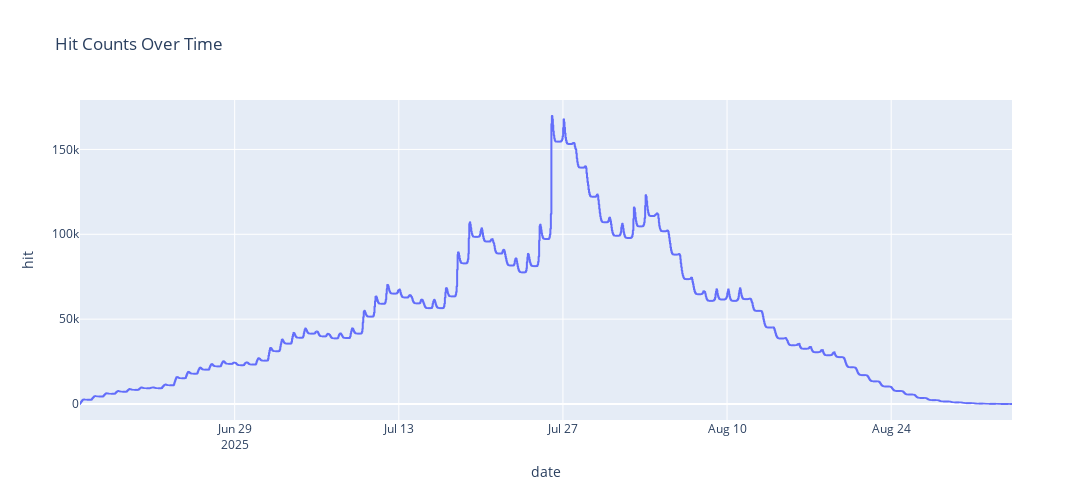

The notebook cell saved with this chart:
### Code cell
fig = px.line(df_res_1, x="date", y="hit", title="Hit Counts Over Time")
fig.update_layout(width=1500, height=500)
fig.show()

### Figure 1 — Plotly figure (JSON) as saved in the notebook; plotly's stock layout.template omitted (floating-point values rounded to 4 significant figures; data arrays with more than 128 entries replaced by an {"elided": "..."} marker saying what was removed)
{"data": [{"hovertemplate": "date=%{x}<br>hit=%{y}<extra></extra>", "legendgroup": "", "line": {"color": "#636efa", "dash": "solid"}, "marker": {"symbol": "circle"}, "mode": "lines", "name": "", "showlegend": false, "type": "scattergl", "x": {"elided": "3818 str values"}, "xaxis": "x", "y": {"elided": "3818 int values"}, "yaxis": "y"}], "layout": {"height": 500, "legend": {"tracegroupgap": 0}, "title": {"text": "Hit Counts Over Time"}, "width": 1500, "xaxis": {"anchor": "y", "domain": [0, 1], "title": {"text": "date"}}, "yaxis": {"anchor": "x", "domain": [0, 1], "title": {"text": "hit"}}}}
